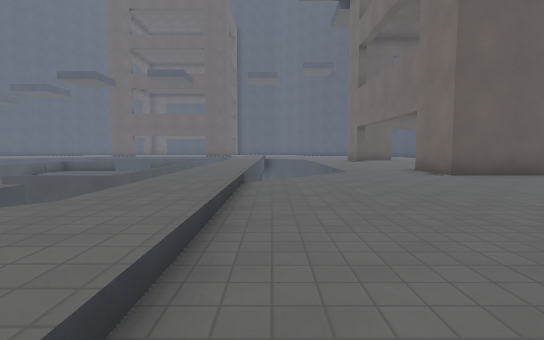
View 1 (above)

22 first-person views from a walk through a 3-D level made in the Godot game engine. The camera is 1.2 m above the floor, tilts 4° down and sees 85° across. The floor is counted in squares, 2 m on a side. Each view is taken from the middle of a square. On the plan, view 1 faces up. The plan holds only what a view shows up to about 9 squares ahead; the rest is blank. The place goes on beyond the plan. Surface patterns are stand-ins for the level's own textures.

View 2
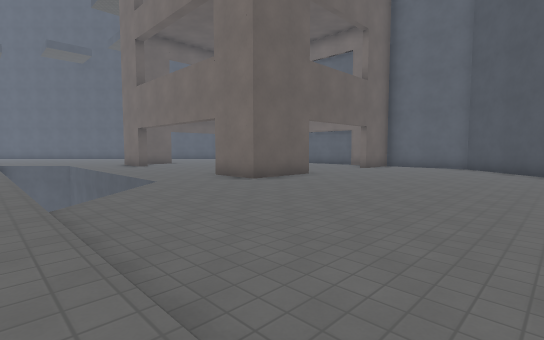

View 3
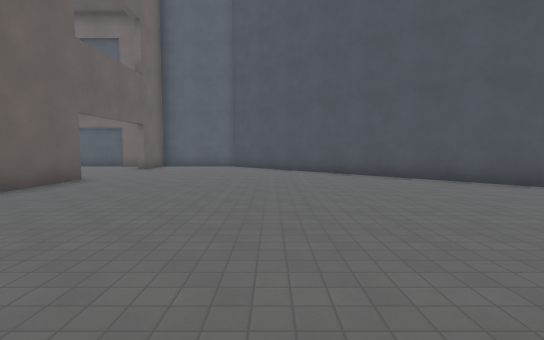

View 4
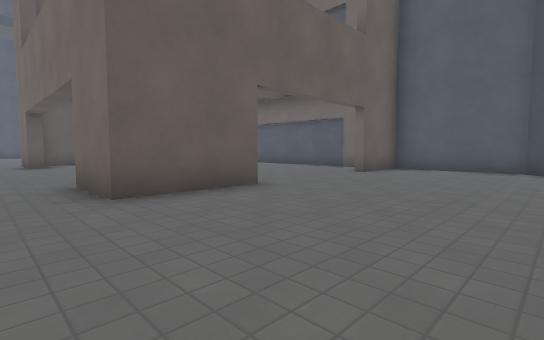

View 5
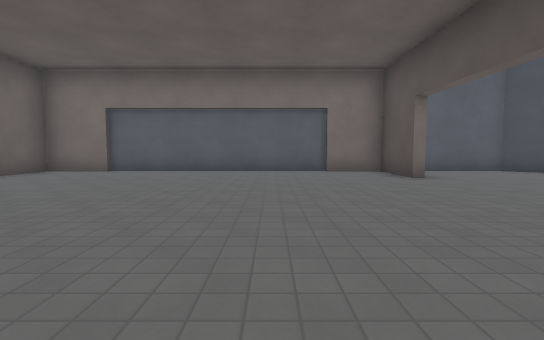

View 6
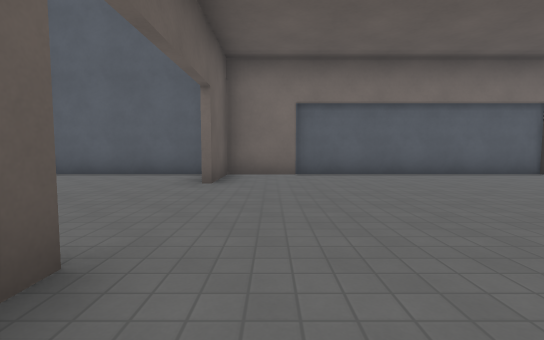

View 7
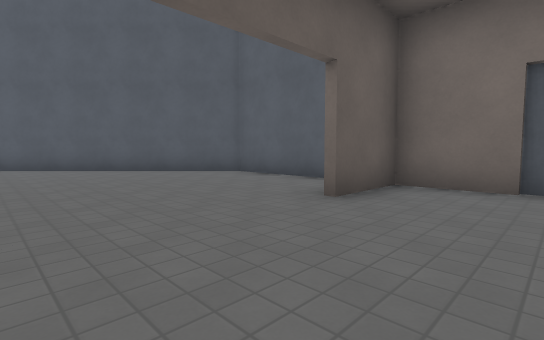

View 8
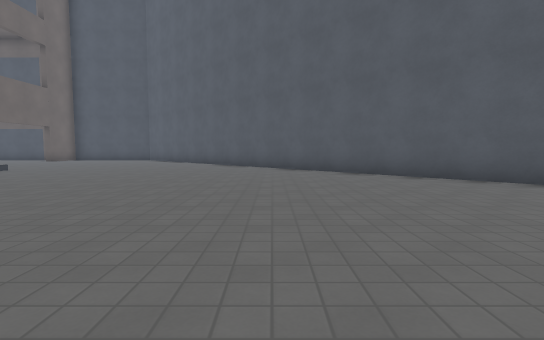

View 9
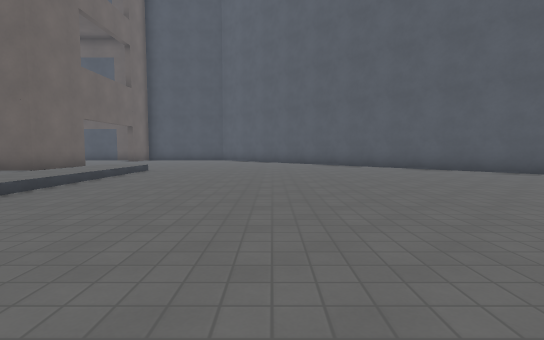

View 10
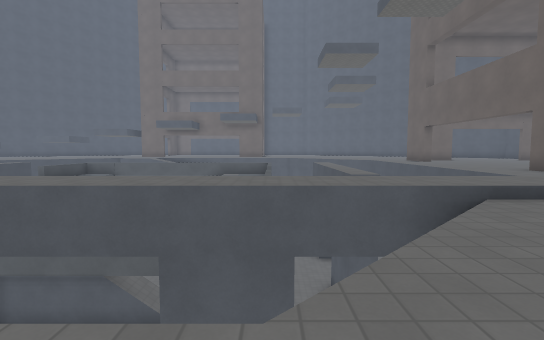

View 11
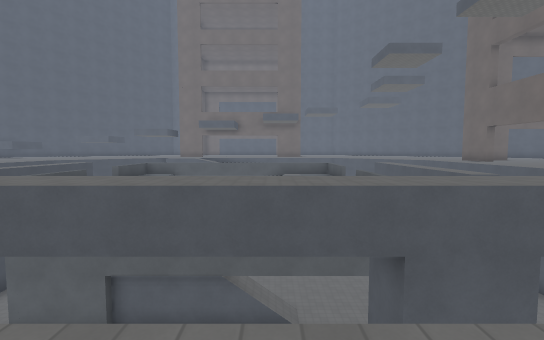

View 12
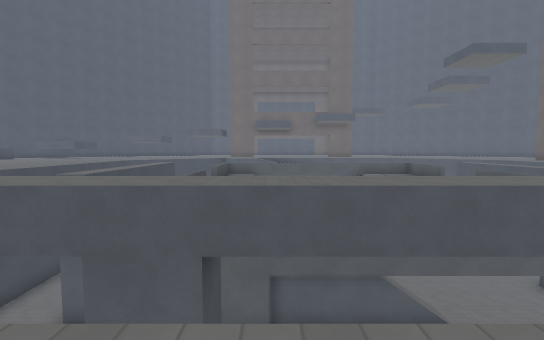

View 13
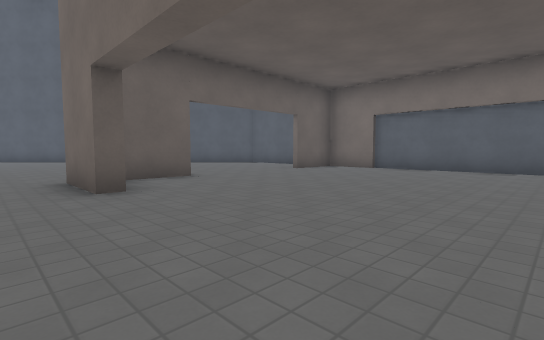

View 14
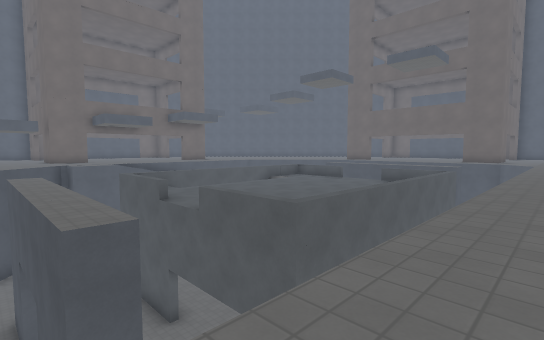

View 15
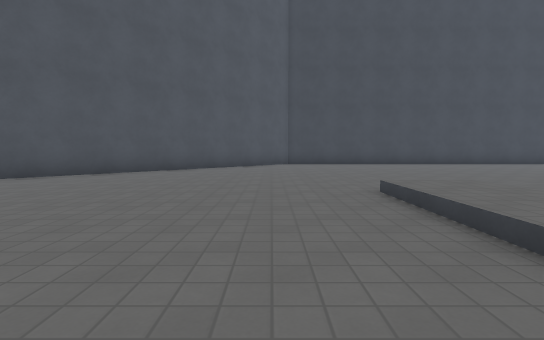

View 16
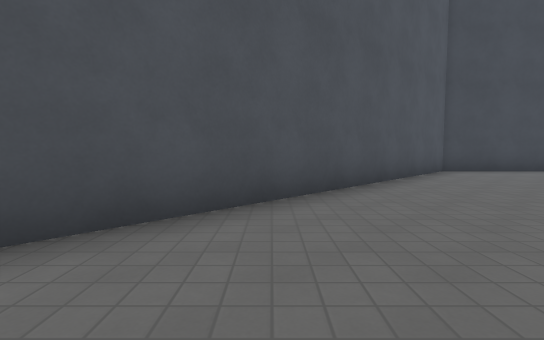

View 17
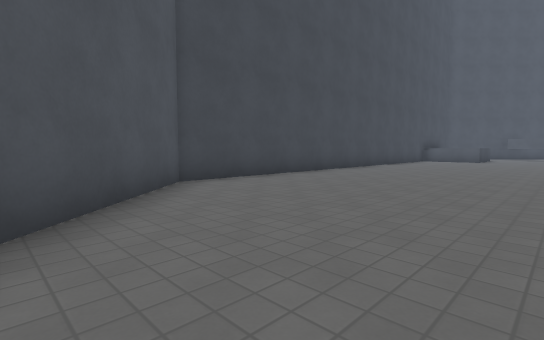

View 18
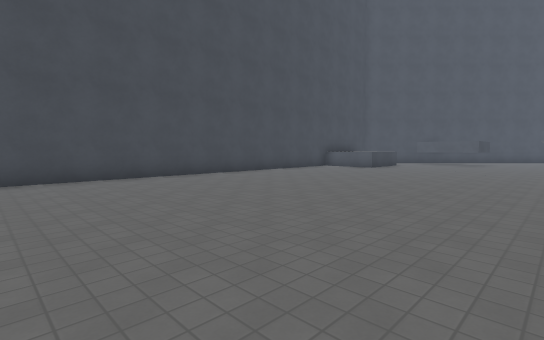

View 19
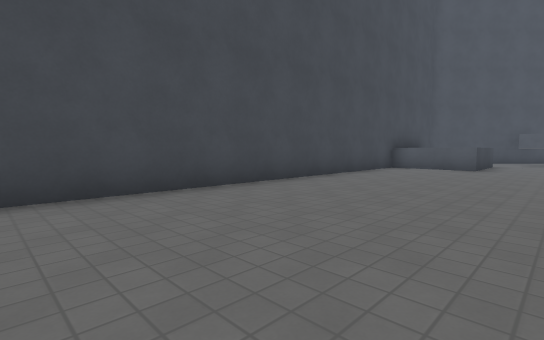

View 20
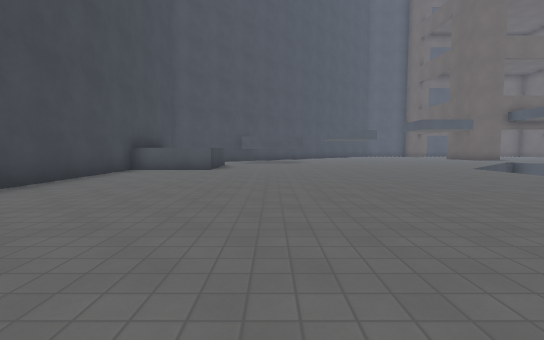

View 21
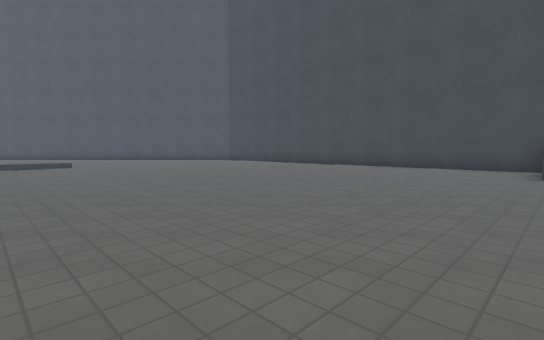

View 22
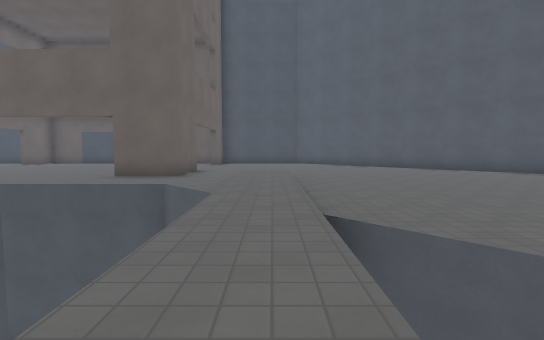

### Floor plan
Key: @ floor where view 1 was taken; # wall or solid block; . main floor; : floor 0.25 m higher than the main floor; - floor 5.5 m lower than the main floor; _ floor 7 m lower than the main floor; < floor 8 m lower than the main floor; / step, stairs or slope; ^ raised ledge; v drop or lower ground; B building; O other object.
Columns run from 13 left of view 1 to 13 right of it. Each row starts with its distance up from view 1.
 25 OO   ...OO...........##
 24      ....../:.........##
 23       ...../:..........##
 22        <<  /:...........##
 21             :............##
 20            <:.............#
 19        #   <:v............#
 18        <<  v: v...........#
 17        <<  v:  v..........#
 16        <<  v:  v.OOO....O##
 15        <<< v:  v.O.......##
 14         _< <:  v..........#
 13         -B <:  v..........#
 12          B <:   ..........#
 11          B <:  v..........#
 10          B <:  v..........#
  9     <<<  B v:  v..........#
  8    BB<< BB v:  v.O.......##
  7    <<<  <  v: v..OOO....O##
  6         <  <:v............#
  5   ###   #  <:.............#
  4        <<   :.............#
  3        //  /:............##
  2 ////////////:...........##
  1 .........../:..........##
  0 ...........//@........
 -1 .....................#
 -2 ....................##
 -3 ...................##
 -4 ..................##
 -5 .................##
 -6 ^...............##
 -7 ^..............##
 -8 ################

Where each view was taken, in squares from view 1:
view 1: 0 up, 0 right, facing up
view 2: 1 up, 1 left, facing up-right
view 3: 2 up, 1 left, facing right
view 4: 3 up, 3 right, facing up-right
view 5: 10 up, 4 right, facing right
view 6: 15 up, 5 right, facing right
view 7: 14 up, 7 right, facing up-right
view 8: 16 up, 7 right, facing up
view 9: 16 up, 3 right, facing up
view 10: 17 up, 3 right, facing left
view 11: 14 up, 3 right, facing left
view 12: 10 up, 3 right, facing left
view 13: 10 up, 3 right, facing up-right
view 14: 4 up, 1 left, facing up-left
view 15: 4 up, 1 right, facing down
view 16: 0 up, 5 right, facing down
view 17: 3 down, 3 right, facing down-left
view 18: 0 up, 1 left, facing down-left
view 19: 4 down, 3 left, facing down-left
view 20: 4 down, 4 left, facing left
view 21: 2 up, 13 left, facing down-right
view 22: 16 up, 1 left, facing up
